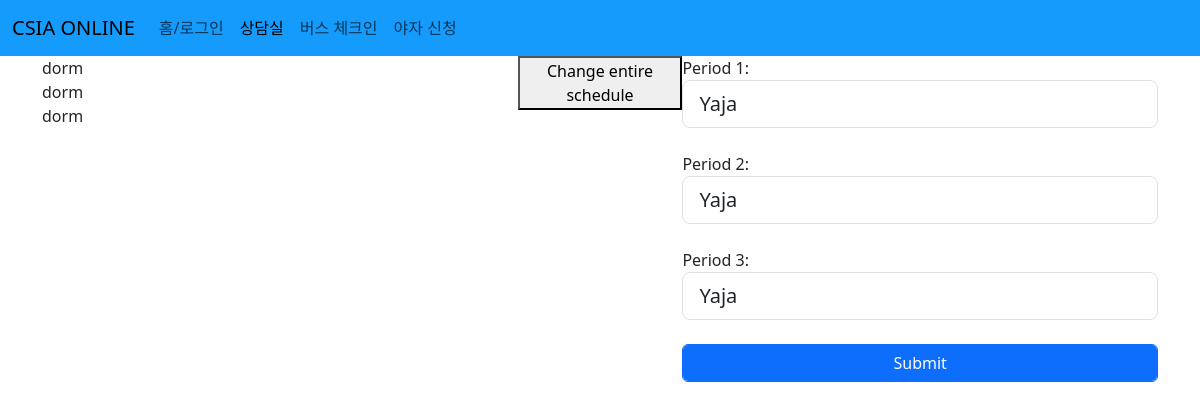
/yaja/ (signed in), run on the app's committed database.
### yaja/models.py (models this page shows)
class Monday(models.Model):
    period1 = models.CharField(max_length=50)
    period2 = models.CharField(max_length=50)
    period3 = models.CharField(max_length=50)
    student_id = models.CharField(max_length=10, null=True, blank=True)

### yaja/views.py (the view, shortened to what this page needs)
# urls.py: path("yaja/", views.yaja_view, name="yaja"),
@csrf_exempt
def yaja_view(request):
    current_student_id = request.user.student_id
    currentDay_schedule = get_schedule_model_for_current_day(current_student_id)
    return render(request, "yaja.html", {"Yaja": currentDay_schedule})

### yaja/views.py (called while the page is built)
def get_schedule_model_for_current_day(student_id):
    current_day = datetime.now().weekday()
    print(current_day)
    if current_day == 0:
        return Monday.objects.get(student_id=student_id)
    elif current_day == 1:
        return Tuesday.objects.get(student_id=student_id)
    elif current_day == 2:
        return Wednesday.objects.get(student_id=student_id)
    elif current_day == 3:
        return Thursday.objects.get(student_id=student_id)
    else:
        raise ValueError("Unsupported day")

### yaja/templates/yaja.html (shortened to what this page needs)
<!DOCTYPE html>
<html lang="en">
<head>
    <link rel="stylesheet" href="https://cdn.jsdelivr.net/npm/bootstrap@5.3.2/dist/css/bootstrap.min.css">
</head>
<body>
    {% extends "base.html" %}
    {% block content %}
    <div class="container">
        <div class="left-half">
            {{ Yaja.period1 }} <br>
            {{ Yaja.period2 }} <br>
            {{ Yaja.period3 }} <br>
        </div>
        <div>
            <button id="changeScheduleButton" href = "http://127.0.0.1:8000/yaja/schedule">Change entire schedule</button>
        </div>
        <div class="right-half">
            <form id="yajaForm">
                <label for="period1">Period 1:</label>
                <select class="form-control form-control-lg" id="period1" name="period1">
                    <option value="yaja">Yaja</option>
                </select>
                <br>
                <label for="period2">Period 2:</label>
                <select class="form-control form-control-lg" id="period2" name="period2">
                    <option value="yaja">Yaja</option>
                </select>
                <br>
                <label for="period3">Period 3:</label>
                <select class="form-control form-control-lg" id="period3" name="period3">
                    <option value="yaja">Yaja</option>
                </select>
                <br>
                <input type="submit" class="form-control btn btn-primary" value="Submit" name="submit">
            </form>
        </div>
    </div>
    {% endblock %}

### yaja/templates/yaja.html (style rules this page uses)
.container { display: flex; }
.left-half { width: 50%; }
.right-half { width: 50%; }

### data on the page
Monday: period1 "dorm", period2 "dorm", period3 "dorm"
